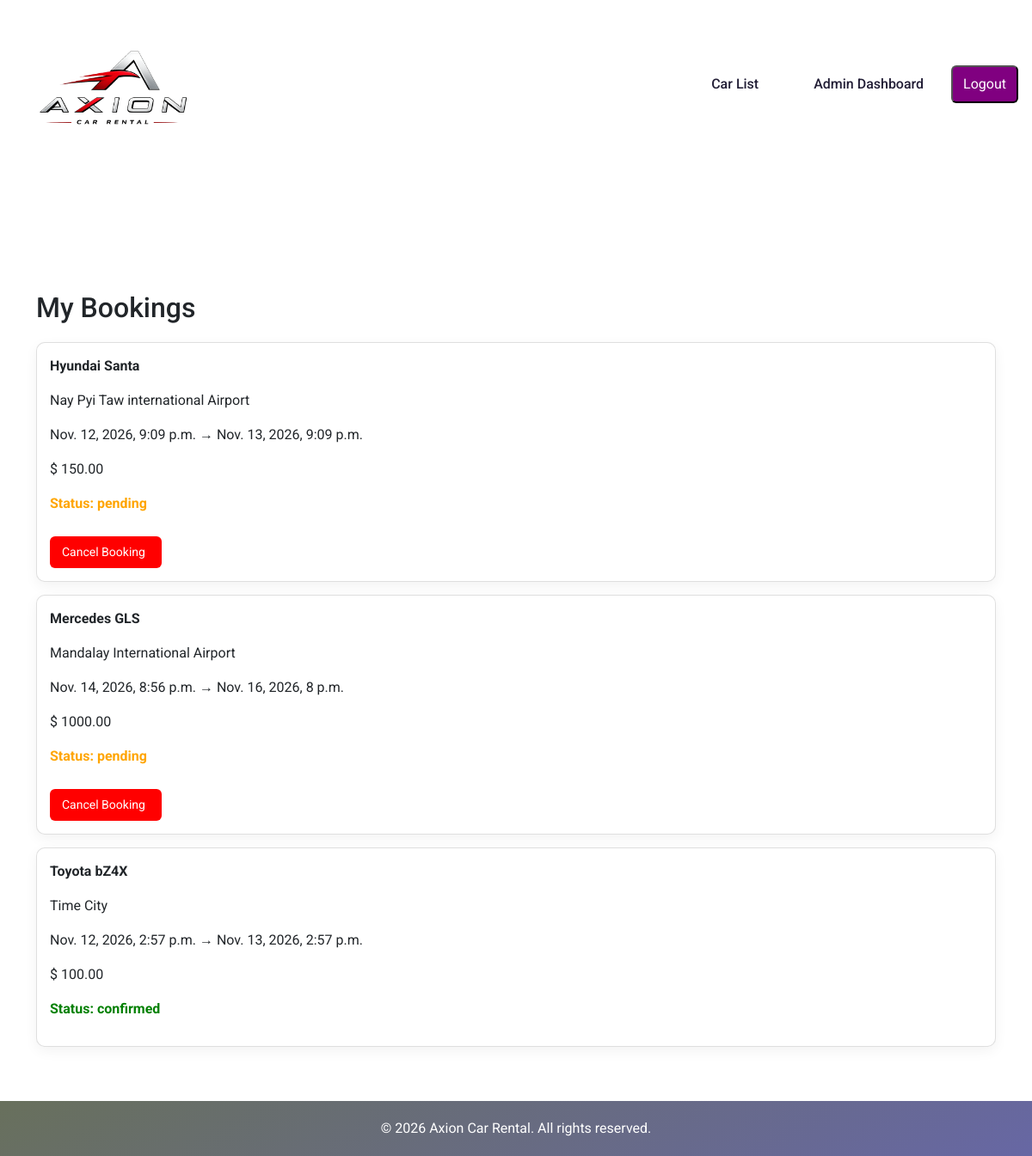
The app's page /booking/history/ (signed in) with its own data.
### car/models.py (models this page shows, shortened)
class BookingModel(models.Model):
    car = models.ForeignKey("CarModel", on_delete=models.CASCADE)
    user = models.ForeignKey(User, on_delete=models.CASCADE)
    location = models.ForeignKey(Location, on_delete=models.SET_NULL, null=True)
    pickup_datetime = models.DateTimeField(null=True)
    return_datetime = models.DateTimeField(null=True)
    total_price = models.DecimalField(max_digits=10, decimal_places=2, null=True)
    STATUS_CHOICES = [
        ("pending", "Pending"),
        ("confirmed", "Confirmed"),
        ("cancelled", "Cancelled"),
    ]
    status = models.CharField(max_length=10, choices=STATUS_CHOICES, default="pending")
    created_at = models.DateTimeField(auto_now_add=True)
    pickup_reminder_sent = models.BooleanField(default=False)
    return_reminder_sent = models.BooleanField(default=False)
    overdue_notified = models.BooleanField(default=False)

class CarModel(models.Model):
    TRANSMISSION_CHOICES = [("auto", "automatic"), ("manual", "Manual")]
    FUEL_CHOICES = [("fuel", "Fuel"), ("electric", "Electric")]
    car_name = models.CharField(max_length=200)
    car_brand = models.ForeignKey(
        BrandModel, on_delete=models.CASCADE, null=True, blank=True
    )
    price_per_day = models.DecimalField(
        max_digits=10, decimal_places=2, null=True, blank=True
    )
    seats = models.IntegerField(null=True, blank=True)
    transmission = models.CharField(
        max_length=10, choices=TRANSMISSION_CHOICES, null=True, blank=True
    )
    fuel_type = models.CharField(
        max_length=10, choices=FUEL_CHOICES, null=True, blank=True
    )
    max_speed = models.IntegerField(null=True, blank=True)
    image = models.ImageField(upload_to="post_image", null=True, blank=True)
    created_at = models.DateTimeField(auto_now_add=True)
    updated_at = models.DateTimeField(auto_now=True)

class Location(models.Model):
    name = models.CharField("City name",max_length=200)
    address = models.CharField(default="Unknown address")
    latitude = models.FloatField(default=0.0)
    longitude = models.FloatField(default=0.0)
    extra_price = models.DecimalField(max_digits=10, decimal_places=2, default=0)

### car/views.py (the view)
# urls.py: path("booking/history/", views.booking_history, name="booking_history"),
@login_required
def booking_history(request):
    bookings = BookingModel.objects.filter(user=request.user).order_by("-created_at")
    return render(request, "booking_history.html", {"bookings": bookings})

### templates/booking_history.html (shortened to what this page needs)
{% extends 'components/base.html' %}
{% load static %}
{% block body %}
    <h2>My Bookings</h2>
    {% for b in bookings %}
    <div class="card">
        <p><strong>{{ b.car.car_name }}</strong></p>
        <p>
            {{ b.location.name }}
        </p>
        <p>
            {{ b.pickup_datetime }} → {{ b.return_datetime }}
        </p>
        <p>
            $ {{ b.total_price }}
        </p>
        <p class="{{ b.status }}">
            Status: {{ b.status }}
        </p>
        {% if b.status == "pending" %}
        <a href="{% url 'cancel_booking' b.id %}" class="cancel-btn">
            Cancel Booking
        </a>
        {% endif %}
    </div>
    {% empty %}
    <p>No bookings yet</p>
    {% endfor %}
{% endblock %}

### static/css/style.css (style rules this page uses)
:root { --primary-color: #8a79f0; --primary-color-dark: #2e2a40; --text-dark: #221e36; --text-light: #767268; --extra-light: #f1f2ff; --white: #ffffff; --max-width: 1200px; }
* { margin: 0; padding: 0; box-sizing: border-box; }
a { text-decoration: none; transition: 0.3s; }
html, body { scroll-behavior: smooth; }
body { font-family: "Roboto", sans-serif; }

### templates/components/base.html (style rules this page uses)
html, body { height: 100%; margin: 0; }

### templates/booking_history.html (style rules this page uses)
h2 { margin-bottom: 20px; }
.card { background: white; padding: 15px; border-radius: 10px; margin-bottom: 15px; box-shadow: 0 5px 15px rgba(0, 0, 0, 0.05); }
.pending { color: orange; font-weight: bold; }
.confirmed { color: green; font-weight: bold; }
.cancel-btn { display: inline-block; margin-top: 10px; background: red; color: white; padding: 8px 14px; border-radius: 6px; text-decoration: none; font-size: 14px; width: 130px; }

### records on screen
BookingModel: car.car_name "Hyundai Santa", location.name "Nay Pyi Taw international Airport", pickup_datetime "Nov. 12, 2026, 9:09 p.m.", return_datetime "Nov. 13, 2026, 9:09 p.m.", total_price "150.00", status "pending", shows "Cancel Booking"
BookingModel: car.car_name "Mercedes GLS", location.name "Mandalay International Airport", pickup_datetime "Nov. 14, 2026, 8:56 p.m.", return_datetime "Nov. 16, 2026, 8 p.m.", total_price "1000.00", status "pending", shows "Cancel Booking"
BookingModel: car.car_name "Toyota bZ4X", location.name "Time City", pickup_datetime "Nov. 12, 2026, 2:57 p.m.", return_datetime "Nov. 13, 2026, 2:57 p.m.", total_price "100.00", status "confirmed"
